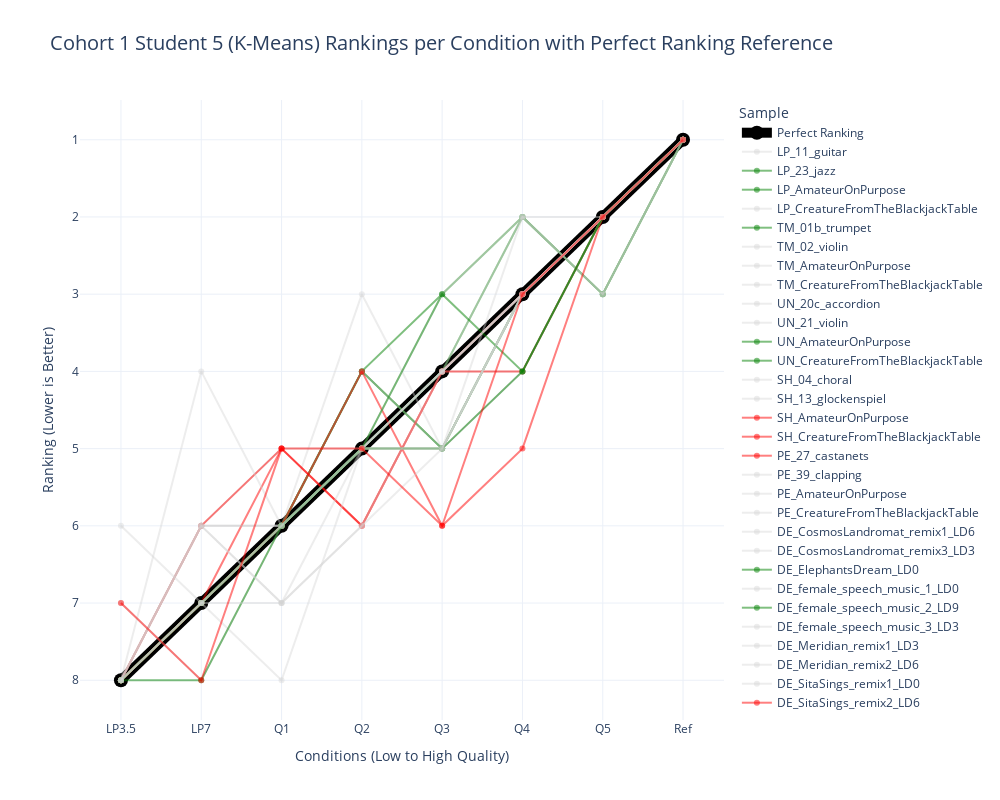

The notebook cell this image was saved under:
### Code cell
# Spaghetti plot for BSU2_1 rankings

reversed_BSU1_5_rankings = BSU1_5_rankings_kmeans_based[:, ::-1]

# Reshape rankings data for Plotly
BSU1_5_rankings_df = pd.DataFrame(reversed_BSU1_5_rankings, columns=conditions)

BSU1_5_rankings_df['Sample'] = items

# Melt dataframe for better visualization
BSU1_5_rankings_df_melted = BSU1_5_rankings_df.melt(id_vars=['Sample'], var_name='Condition', value_name='Ranking')

BSU1_5_rankings_df_melted = pd.concat([perfect_df, BSU1_5_rankings_df_melted])

# Define custom colors
color_map = {
    "Perfect Ranking": "black"
}

# Assign green to easy items
for item in easy_easiest_trials_competition_kmeans:
    color_map[item] = "green"

# Assign red to hard items
for item in hard_hardest_trials_competition_kmeans:
    color_map[item] = "red"

# Assign light grey to all other samples
all_samples = BSU1_5_rankings_df_melted['Sample'].unique()
for item in all_samples:
    if item not in color_map:
        color_map[item] = "lightgrey"

# Create the line plot with custom colors
fig = px.line(BSU1_5_rankings_df_melted, x='Condition', y='Ranking', color='Sample', markers=True,
              title="Cohort 1 Student 5 (K-Means) Rankings per Condition with Perfect Ranking Reference",
              labels={"Ranking": "Ranking", "Condition": "Conditions (Low to High Quality)"},
              color_discrete_map=color_map,
              template="plotly_white")

# Adjust figure dimensions
fig.update_layout(width=1000, height=800)

fig.update_layout(
    title=dict(
        text="Cohort 1 Student 5 (K-Means) Rankings per Condition with Perfect Ranking Reference",
        font=dict(size=20)  # Increase this value for a larger title
    )
)


# Invert y-axis (lower ranks at top)
fig.update_yaxes(autorange="reversed")

# Modify the "Perfect Ranking" line to be more visible
fig.update_traces(
    selector=dict(name="Perfect Ranking"),
    line=dict(width=10, color='black'),
    marker=dict(size=14, color='black')
)

# Update all traces except "Perfect Ranking" to be slightly transparent
fig.for_each_trace(
    lambda trace: trace.update(line=dict(color='rgba(211,211,211,0.4)')) 
    if trace.name != "Perfect Ranking" and color_map.get(trace.name) == "lightgrey" else None
)

# Optional: update easy and hard items to semi-transparent green and red
fig.for_each_trace(
    lambda trace: trace.update(line=dict(color='rgba(0,128,0,0.5)'))  # green with opacity
    if color_map.get(trace.name) == "green" else None
)
fig.for_each_trace(
    lambda trace: trace.update(line=dict(color='rgba(255,0,0,0.5)'))  # red with opacity
    if color_map.get(trace.name) == "red" else None
)

fig.show()

### Figure 1 — Plotly figure (JSON) as saved in the notebook; plotly's stock layout.template omitted (floating-point values rounded to 4 significant figures)
{"data": [{"hovertemplate": "Sample=Perfect Ranking<br>Conditions (Low to High Quality)=%{x}<br>Ranking (Lower is Better)=%{y}<extra></extra>", "legendgroup": "Perfect Ranking", "line": {"color": "black", "dash": "solid", "width": 10}, "marker": {"color": "black", "size": 14, "symbol": "circle"}, "mode": "lines+markers", "name": "Perfect Ranking", "orientation": "v", "showlegend": true, "type": "scatter", "x": ["LP3.5", "LP7", "Q1", "Q2", "Q3", "Q4", "Q5", "Ref"], "xaxis": "x", "y": [8, 7, 6, 5, 4, 3, 2, 1], "yaxis": "y"}, {"hovertemplate": "Sample=LP_11_guitar<br>Conditions (Low to High Quality)=%{x}<br>Ranking (Lower is Better)=%{y}<extra></extra>", "legendgroup": "LP_11_guitar", "line": {"color": "rgba(211,211,211,0.4)", "dash": "solid"}, "marker": {"symbol": "circle"}, "mode": "lines+markers", "name": "LP_11_guitar", "orientation": "v", "showlegend": true, "type": "scatter", "x": ["LP3.5", "LP7", "Q1", "Q2", "Q3", "Q4", "Q5", "Ref"], "xaxis": "x", "y": [8, 7, 6, 3, 5, 4, 2, 1], "yaxis": "y"}, {"hovertemplate": "Sample=LP_23_jazz<br>Conditions (Low to High Quality)=%{x}<br>Ranking (Lower is Better)=%{y}<extra></extra>", "legendgroup": "LP_23_jazz", "line": {"color": "rgba(0,128,0,0.5)", "dash": "solid"}, "marker": {"symbol": "circle"}, "mode": "lines+markers", "name": "LP_23_jazz", "orientation": "v", "showlegend": true, "type": "scatter", "x": ["LP3.5", "LP7", "Q1", "Q2", "Q3", "Q4", "Q5", "Ref"], "xaxis": "x", "y": [8, 7, 6, 4, 5, 3, 2, 1], "yaxis": "y"}, {"hovertemplate": "Sample=LP_AmateurOnPurpose<br>Conditions (Low to High Quality)=%{x}<br>Ranking (Lower is Better)=%{y}<extra></extra>", "legendgroup": "LP_AmateurOnPurpose", "line": {"color": "rgba(0,128,0,0.5)", "dash": "solid"}, "marker": {"symbol": "circle"}, "mode": "lines+markers", "name": "LP_AmateurOnPurpose", "orientation": "v", "showlegend": true, "type": "scatter", "x": ["LP3.5", "LP7", "Q1", "Q2", "Q3", "Q4", "Q5", "Ref"], "xaxis": "x", "y": [8, 7, 6, 5, 4, 3, 2, 1], "yaxis": "y"}, {"hovertemplate": "Sample=LP_CreatureFromTheBlackjackTable<br>Conditions (Low to High Quality)=%{x}<br>Ranking (Lower is Better)=%{y}<extra></extra>", "legendgroup": "LP_CreatureFromTheBlackjackTable", "line": {"color": "rgba(211,211,211,0.4)", "dash": "solid"}, "marker": {"symbol": "circle"}, "mode": "lines+markers", "name": "LP_CreatureFromTheBlackjackTable", "orientation": "v", "showlegend": true, "type": "scatter", "x": ["LP3.5", "LP7", "Q1", "Q2", "Q3", "Q4", "Q5", "Ref"], "xaxis": "x", "y": [8, 6, 6, 5, 4, 3, 2, 1], "yaxis": "y"}, {"hovertemplate": "Sample=TM_01b_trumpet<br>Conditions (Low to High Quality)=%{x}<br>Ranking (Lower is Better)=%{y}<extra></extra>", "legendgroup": "TM_01b_trumpet", "line": {"color": "rgba(0,128,0,0.5)", "dash": "solid"}, "marker": {"symbol": "circle"}, "mode": "lines+markers", "name": "TM_01b_trumpet", "orientation": "v", "showlegend": true, "type": "scatter", "x": ["LP3.5", "LP7", "Q1", "Q2", "Q3", "Q4", "Q5", "Ref"], "xaxis": "x", "y": [8, 7, 6, 4, 5, 3, 2, 1], "yaxis": "y"}, {"hovertemplate": "Sample=TM_02_violin<br>Conditions (Low to High Quality)=%{x}<br>Ranking (Lower is Better)=%{y}<extra></extra>", "legendgroup": "TM_02_violin", "line": {"color": "rgba(211,211,211,0.4)", "dash": "solid"}, "marker": {"symbol": "circle"}, "mode": "lines+markers", "name": "TM_02_violin", "orientation": "v", "showlegend": true, "type": "scatter", "x": ["LP3.5", "LP7", "Q1", "Q2", "Q3", "Q4", "Q5", "Ref"], "xaxis": "x", "y": [8, 7, 6, 5, 4, 3, 2, 1], "yaxis": "y"}, {"hovertemplate": "Sample=TM_AmateurOnPurpose<br>Conditions (Low to High Quality)=%{x}<br>Ranking (Lower is Better)=%{y}<extra></extra>", "legendgroup": "TM_AmateurOnPurpose", "line": {"color": "rgba(211,211,211,0.4)", "dash": "solid"}, "marker": {"symbol": "circle"}, "mode": "lines+markers", "name": "TM_AmateurOnPurpose", "orientation": "v", "showlegend": true, "type": "scatter", "x": ["LP3.5", "LP7", "Q1", "Q2", "Q3", "Q4", "Q5", "Ref"], "xaxis": "x", "y": [8, 6, 6, 5, 4, 4, 2, 1], "yaxis": "y"}, {"hovertemplate": "Sample=TM_CreatureFromTheBlackjackTable<br>Conditions (Low to High Quality)=%{x}<br>Ranking (Lower is Better)=%{y}<extra></extra>", "legendgroup": "TM_CreatureFromTheBlackjackTable", "line": {"color": "rgba(211,211,211,0.4)", "dash": "solid"}, "marker": {"symbol": "circle"}, "mode": "lines+markers", "name": "TM_CreatureFromTheBlackjackTable", "orientation": "v", "showlegend": true, "type": "scatter", "x": ["LP3.5", "LP7", "Q1", "Q2", "Q3", "Q4", "Q5", "Ref"], "xaxis": "x", "y": [8, 6, 5, 5, 4, 3, 2, 1], "yaxis": "y"}, {"hovertemplate": "Sample=UN_20c_accordion<br>Conditions (Low to High Quality)=%{x}<br>Ranking (Lower is Better)=%{y}<extra></extra>", "legendgroup": "UN_20c_accordion", "line": {"color": "rgba(211,211,211,0.4)", "dash": "solid"}, "marker": {"symbol": "circle"}, "mode": "lines+markers", "name": "UN_20c_accordion", "orientation": "v", "showlegend": true, "type": "scatter", "x": ["LP3.5", "LP7", "Q1", "Q2", "Q3", "Q4", "Q5", "Ref"], "xaxis": "x", "y": [8, 7, 6, 5, 5, 3, 2, 1], "yaxis": "y"}, {"hovertemplate": "Sample=UN_21_violin<br>Conditions (Low to High Quality)=%{x}<br>Ranking (Lower is Better)=%{y}<extra></extra>", "legendgroup": "UN_21_violin", "line": {"color": "rgba(211,211,211,0.4)", "dash": "solid"}, "marker": {"symbol": "circle"}, "mode": "lines+markers", "name": "UN_21_violin", "orientation": "v", "showlegend": true, "type": "scatter", "x": ["LP3.5", "LP7", "Q1", "Q2", "Q3", "Q4", "Q5", "Ref"], "xaxis": "x", "y": [8, 7, 6, 5, 4, 3, 2, 1], "yaxis": "y"}, {"hovertemplate": "Sample=UN_AmateurOnPurpose<br>Conditions (Low to High Quality)=%{x}<br>Ranking (Lower is Better)=%{y}<extra></extra>", "legendgroup": "UN_AmateurOnPurpose", "line": {"color": "rgba(0,128,0,0.5)", "dash": "solid"}, "marker": {"symbol": "circle"}, "mode": "lines+markers", "name": "UN_AmateurOnPurpose", "orientation": "v", "showlegend": true, "type": "scatter", "x": ["LP3.5", "LP7", "Q1", "Q2", "Q3", "Q4", "Q5", "Ref"], "xaxis": "x", "y": [8, 7, 6, 4, 3, 2, 3, 1], "yaxis": "y"}, {"hovertemplate": "Sample=UN_CreatureFromTheBlackjackTable<br>Conditions (Low to High Quality)=%{x}<br>Ranking (Lower is Better)=%{y}<extra></extra>", "legendgroup": "UN_CreatureFromTheBlackjackTable", "line": {"color": "rgba(0,128,0,0.5)", "dash": "solid"}, "marker": {"symbol": "circle"}, "mode": "lines+markers", "name": "UN_CreatureFromTheBlackjackTable", "orientation": "v", "showlegend": true, "type": "scatter", "x": ["LP3.5", "LP7", "Q1", "Q2", "Q3", "Q4", "Q5", "Ref"], "xaxis": "x", "y": [8, 7, 6, 5, 4, 2, 3, 1], "yaxis": "y"}, {"hovertemplate": "Sample=SH_04_choral<br>Conditions (Low to High Quality)=%{x}<br>Ranking (Lower is Better)=%{y}<extra></extra>", "legendgroup": "SH_04_choral", "line": {"color": "rgba(211,211,211,0.4)", "dash": "solid"}, "marker": {"symbol": "circle"}, "mode": "lines+markers", "name": "SH_04_choral", "orientation": "v", "showlegend": true, "type": "scatter", "x": ["LP3.5", "LP7", "Q1", "Q2", "Q3", "Q4", "Q5", "Ref"], "xaxis": "x", "y": [7, 8, 6, 5, 4, 2, 3, 1], "yaxis": "y"}, {"hovertemplate": "Sample=SH_13_glockenspiel<br>Conditions (Low to High Quality)=%{x}<br>Ranking (Lower is Better)=%{y}<extra></extra>", "legendgroup": "SH_13_glockenspiel", "line": {"color": "rgba(211,211,211,0.4)", "dash": "solid"}, "marker": {"symbol": "circle"}, "mode": "lines+markers", "name": "SH_13_glockenspiel", "orientation": "v", "showlegend": true, "type": "scatter", "x": ["LP3.5", "LP7", "Q1", "Q2", "Q3", "Q4", "Q5", "Ref"], "xaxis": "x", "y": [8, 7, 6, 4, 5, 2, 3, 1], "yaxis": "y"}, {"hovertemplate": "Sample=SH_AmateurOnPurpose<br>Conditions (Low to High Quality)=%{x}<br>Ranking (Lower is Better)=%{y}<extra></extra>", "legendgroup": "SH_AmateurOnPurpose", "line": {"color": "rgba(255,0,0,0.5)", "dash": "solid"}, "marker": {"symbol": "circle"}, "mode": "lines+markers", "name": "SH_AmateurOnPurpose", "orientation": "v", "showlegend": true, "type": "scatter", "x": ["LP3.5", "LP7", "Q1", "Q2", "Q3", "Q4", "Q5", "Ref"], "xaxis": "x", "y": [8, 6, 5, 6, 4, 4, 2, 1], "yaxis": "y"}, {"hovertemplate": "Sample=SH_CreatureFromTheBlackjackTable<br>Conditions (Low to High Quality)=%{x}<br>Ranking (Lower is Better)=%{y}<extra></extra>", "legendgroup": "SH_CreatureFromTheBlackjackTable", "line": {"color": "rgba(255,0,0,0.5)", "dash": "solid"}, "marker": {"symbol": "circle"}, "mode": "lines+markers", "name": "SH_CreatureFromTheBlackjackTable", "orientation": "v", "showlegend": true, "type": "scatter", "x": ["LP3.5", "LP7", "Q1", "Q2", "Q3", "Q4", "Q5", "Ref"], "xaxis": "x", "y": [8, 7, 5, 6, 4, 3, 2, 1], "yaxis": "y"}, {"hovertemplate": "Sample=PE_27_castanets<br>Conditions (Low to High Quality)=%{x}<br>Ranking (Lower is Better)=%{y}<extra></extra>", "legendgroup": "PE_27_castanets", "line": {"color": "rgba(255,0,0,0.5)", "dash": "solid"}, "marker": {"symbol": "circle"}, "mode": "lines+markers", "name": "PE_27_castanets", "orientation": "v", "showlegend": true, "type": "scatter", "x": ["LP3.5", "LP7", "Q1", "Q2", "Q3", "Q4", "Q5", "Ref"], "xaxis": "x", "y": [8, 7, 6, 4, 6, 5, 2, 1], "yaxis": "y"}, {"hovertemplate": "Sample=PE_39_clapping<br>Conditions (Low to High Quality)=%{x}<br>Ranking (Lower is Better)=%{y}<extra></extra>", "legendgroup": "PE_39_clapping", "line": {"color": "rgba(211,211,211,0.4)", "dash": "solid"}, "marker": {"symbol": "circle"}, "mode": "lines+markers", "name": "PE_39_clapping", "orientation": "v", "showlegend": true, "type": "scatter", "x": ["LP3.5", "LP7", "Q1", "Q2", "Q3", "Q4", "Q5", "Ref"], "xaxis": "x", "y": [6, 7, 8, 5, 5, 3, 2, 1], "yaxis": "y"}, {"hovertemplate": "Sample=PE_AmateurOnPurpose<br>Conditions (Low to High Quality)=%{x}<br>Ranking (Lower is Better)=%{y}<extra></extra>", "legendgroup": "PE_AmateurOnPurpose", "line": {"color": "rgba(211,211,211,0.4)", "dash": "solid"}, "marker": {"symbol": "circle"}, "mode": "lines+markers", "name": "PE_AmateurOnPurpose", "orientation": "v", "showlegend": true, "type": "scatter", "x": ["LP3.5", "LP7", "Q1", "Q2", "Q3", "Q4", "Q5", "Ref"], "xaxis": "x", "y": [8, 7, 6, 5, 5, 4, 2, 1], "yaxis": "y"}, {"hovertemplate": "Sample=PE_CreatureFromTheBlackjackTable<br>Conditions (Low to High Quality)=%{x}<br>Ranking (Lower is Better)=%{y}<extra></extra>", "legendgroup": "PE_CreatureFromTheBlackjackTable", "line": {"color": "rgba(211,211,211,0.4)", "dash": "solid"}, "marker": {"symbol": "circle"}, "mode": "lines+markers", "name": "PE_CreatureFromTheBlackjackTable", "orientation": "v", "showlegend": true, "type": "scatter", "x": ["LP3.5", "LP7", "Q1", "Q2", "Q3", "Q4", "Q5", "Ref"], "xaxis": "x", "y": [8, 6, 6, 5, 4, 3, 2, 1], "yaxis": "y"}, {"hovertemplate": "Sample=DE_CosmosLandromat_remix1_LD6<br>Conditions (Low to High Quality)=%{x}<br>Ranking (Lower is Better)=%{y}<extra></extra>", "legendgroup": "DE_CosmosLandromat_remix1_LD6", "line": {"color": "rgba(211,211,211,0.4)", "dash": "solid"}, "marker": {"symbol": "circle"}, "mode": "lines+markers", "name": "DE_CosmosLandromat_remix1_LD6", "orientation": "v", "showlegend": true, "type": "scatter", "x": ["LP3.5", "LP7", "Q1", "Q2", "Q3", "Q4", "Q5", "Ref"], "xaxis": "x", "y": [8, 4, 6, 5, 3, 2, 2, 1], "yaxis": "y"}, {"hovertemplate": "Sample=DE_CosmosLandromat_remix3_LD3<br>Conditions (Low to High Quality)=%{x}<br>Ranking (Lower is Better)=%{y}<extra></extra>", "legendgroup": "DE_CosmosLandromat_remix3_LD3", "line": {"color": "rgba(211,211,211,0.4)", "dash": "solid"}, "marker": {"symbol": "circle"}, "mode": "lines+markers", "name": "DE_CosmosLandromat_remix3_LD3", "orientation": "v", "showlegend": true, "type": "scatter", "x": ["LP3.5", "LP7", "Q1", "Q2", "Q3", "Q4", "Q5", "Ref"], "xaxis": "x", "y": [8, 7, 6, 5, 5, 3, 2, 1], "yaxis": "y"}, {"hovertemplate": "Sample=DE_ElephantsDream_LD0<br>Conditions (Low to High Quality)=%{x}<br>Ranking (Lower is Better)=%{y}<extra></extra>", "legendgroup": "DE_ElephantsDream_LD0", "line": {"color": "rgba(0,128,0,0.5)", "dash": "solid"}, "marker": {"symbol": "circle"}, "mode": "lines+markers", "name": "DE_ElephantsDream_LD0", "orientation": "v", "showlegend": true, "type": "scatter", "x": ["LP3.5", "LP7", "Q1", "Q2", "Q3", "Q4", "Q5", "Ref"], "xaxis": "x", "y": [8, 8, 6, 5, 5, 4, 2, 1], "yaxis": "y"}, {"hovertemplate": "Sample=DE_female_speech_music_1_LD0<br>Conditions (Low to High Quality)=%{x}<br>Ranking (Lower is Better)=%{y}<extra></extra>", "legendgroup": "DE_female_speech_music_1_LD0", "line": {"color": "rgba(211,211,211,0.4)", "dash": "solid"}, "marker": {"symbol": "circle"}, "mode": "lines+markers", "name": "DE_female_speech_music_1_LD0", "orientation": "v", "showlegend": true, "type": "scatter", "x": ["LP3.5", "LP7", "Q1", "Q2", "Q3", "Q4", "Q5", "Ref"], "xaxis": "x", "y": [8, 6, 7, 6, 4, 3, 2, 1], "yaxis": "y"}, {"hovertemplate": "Sample=DE_female_speech_music_2_LD9<br>Conditions (Low to High Quality)=%{x}<br>Ranking (Lower is Better)=%{y}<extra></extra>", "legendgroup": "DE_female_speech_music_2_LD9", "line": {"color": "rgba(0,128,0,0.5)", "dash": "solid"}, "marker": {"symbol": "circle"}, "mode": "lines+markers", "name": "DE_female_speech_music_2_LD9", "orientation": "v", "showlegend": true, "type": "scatter", "x": ["LP3.5", "LP7", "Q1", "Q2", "Q3", "Q4", "Q5", "Ref"], "xaxis": "x", "y": [8, 7, 6, 5, 3, 4, 2, 1], "yaxis": "y"}, {"hovertemplate": "Sample=DE_female_speech_music_3_LD3<br>Conditions (Low to High Quality)=%{x}<br>Ranking (Lower is Better)=%{y}<extra></extra>", "legendgroup": "DE_female_speech_music_3_LD3", "line": {"color": "rgba(211,211,211,0.4)", "dash": "solid"}, "marker": {"symbol": "circle"}, "mode": "lines+markers", "name": "DE_female_speech_music_3_LD3", "orientation": "v", "showlegend": true, "type": "scatter", "x": ["LP3.5", "LP7", "Q1", "Q2", "Q3", "Q4", "Q5", "Ref"], "xaxis": "x", "y": [8, 7, 6, 5, 4, 3, 2, 1], "yaxis": "y"}, {"hovertemplate": "Sample=DE_Meridian_remix1_LD3<br>Conditions (Low to High Quality)=%{x}<br>Ranking (Lower is Better)=%{y}<extra></extra>", "legendgroup": "DE_Meridian_remix1_LD3", "line": {"color": "rgba(211,211,211,0.4)", "dash": "solid"}, "marker": {"symbol": "circle"}, "mode": "lines+markers", "name": "DE_Meridian_remix1_LD3", "orientation": "v", "showlegend": true, "type": "scatter", "x": ["LP3.5", "LP7", "Q1", "Q2", "Q3", "Q4", "Q5", "Ref"], "xaxis": "x", "y": [8, 7, 6, 5, 4, 3, 2, 1], "yaxis": "y"}, {"hovertemplate": "Sample=DE_Meridian_remix2_LD6<br>Conditions (Low to High Quality)=%{x}<br>Ranking (Lower is Better)=%{y}<extra></extra>", "legendgroup": "DE_Meridian_remix2_LD6", "line": {"color": "rgba(211,211,211,0.4)", "dash": "solid"}, "marker": {"symbol": "circle"}, "mode": "lines+markers", "name": "DE_Meridian_remix2_LD6", "orientation": "v", "showlegend": true, "type": "scatter", "x": ["LP3.5", "LP7", "Q1", "Q2", "Q3", "Q4", "Q5", "Ref"], "xaxis": "x", "y": [8, 7, 7, 6, 5, 3, 2, 1], "yaxis": "y"}, {"hovertemplate": "Sample=DE_SitaSings_remix1_LD0<br>Conditions (Low to High Quality)=%{x}<br>Ranking (Lower is Better)=%{y}<extra></extra>", "legendgroup": "DE_SitaSings_remix1_LD0", "line": {"color": "rgba(211,211,211,0.4)", "dash": "solid"}, "marker": {"symbol": "circle"}, "mode": "lines+markers", "name": "DE_SitaSings_remix1_LD0", "orientation": "v", "showlegend": true, "type": "scatter", "x": ["LP3.5", "LP7", "Q1", "Q2", "Q3", "Q4", "Q5", "Ref"], "xaxis": "x", "y": [8, 6, 7, 5, 5, 3, 2, 1], "yaxis": "y"}, {"hovertemplate": "Sample=DE_SitaSings_remix2_LD6<br>Conditions (Low to High Quality)=%{x}<br>Ranking (Lower is Better)=%{y}<extra></extra>", "legendgroup": "DE_SitaSings_remix2_LD6", "line": {"color": "rgba(255,0,0,0.5)", "dash": "solid"}, "marker": {"symbol": "circle"}, "mode": "lines+markers", "name": "DE_SitaSings_remix2_LD6", "orientation": "v", "showlegend": true, "type": "scatter", "x": ["LP3.5", "LP7", "Q1", "Q2", "Q3", "Q4", "Q5", "Ref"], "xaxis": "x", "y": [7, 8, 5, 5, 6, 3, 2, 1], "yaxis": "y"}], "layout": {"height": 800, "legend": {"title": {"text": "Sample"}, "tracegroupgap": 0}, "title": {"font": {"size": 20}, "text": "Cohort 1 Student 5 (K-Means) Rankings per Condition with Perfect Ranking Reference"}, "width": 1000, "xaxis": {"anchor": "y", "domain": [0, 1], "title": {"text": "Conditions (Low to High Quality)"}}, "yaxis": {"anchor": "x", "autorange": "reversed", "domain": [0, 1], "title": {"text": "Ranking (Lower is Better)"}}}}
